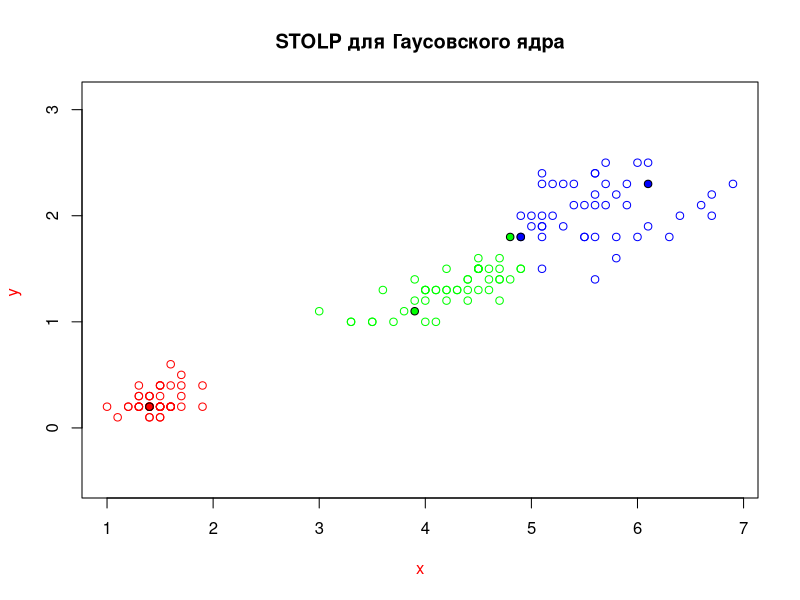
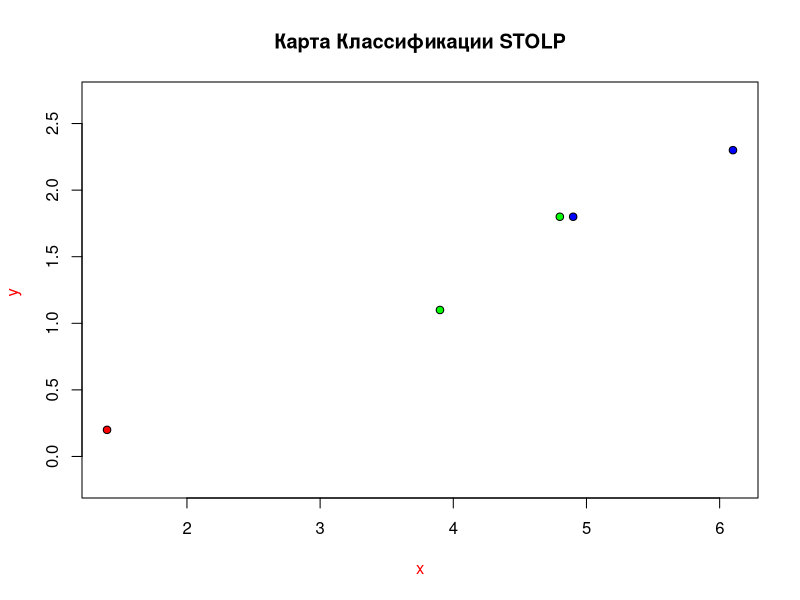

Write the R code that produced these figures, in order. (Note: a time limit stopped this script after it produced the figures.)
# your code goes here
euclideanDistance <- function(u, v)
{
	return (sqrt(sum((u - v)^2)))
}
gaus <- function(r){
	return (((2*pi)^(-1/2)) * exp(-1/2*r^2))
}

parzen <- function(xl,y,h,map)
{
	n <- dim(xl)[1]
	weights = rep(0,3)
	names(weights) = c("setosa", "versicolor", "virginica")
	for(i in 1:n)
	{
	    x <- xl[i,1:2]
	    class <- xl[i,3]
	    r <- euclideanDistance(x,y)/h
	    weights[class] <- gaus(r)+weights[class]
	}
	class <- names(which.max(weights))
	if(max(weights)==0){
    	if(map==TRUE)
    		return("silver") 
    	else
    		return(0)
	}
	else{
    	if(map==TRUE)
    		return(class) 
    	else
    		return(max(weights))
    
	}
}

margin <- function(xl,classes,z,class){

	class1 <- xl[which(classes==class), ]
	class2 <- xl[which(classes!=class), ]
	margin <- parzen(class1,z[1:2],1,FALSE) - parzen(class2,z[1:2],1,FALSE)
	
	return(margin)
  
}

stolp <- function(xl, classes,errors) {

	n <- length(classes)
	margins <- rep(0, n)
	for (i in 1:n){
		margins[i] <- margin(xl, classes, xl[i,], classes[i])
	}
	
	wrong <- which(margins < 0)
	pointsWE <- xl[-wrong,]
	classes <- classes[-wrong]
	n <- n - length(wrong)
	etalone <- data.frame()
	  
	for (class in unique(classes)) {
		print(class)
		ind <- which(class == classes )
	    margins <- sapply(ind, function(i) margin(pointsWE, classes, pointsWE[i,], class))
	    max_marg <- ind[which.max(margins)]
	    etalone <- rbind(etalone, pointsWE[max_marg,])
	    pointsWE <- pointsWE[-max_marg,]
	    classes <- classes[-max_marg]
	    n <- n-1
	}
	names(etalone) <- names(xl)
	while(n!=length(etalone)){
	    count <- 0
	    margins <- c()
	    index <- c()
	    for(i in 1:n)
	    {
	    	m <- margin(etalone, etalone[,3], pointsWE[i,], classes[i])
	    	if(m<=0){
	        	count <- count+1;
	        	margins <- c(margins, m)
	        	index <- c(index,i)
	    	}
	    }
	    print(count)
	    
	    if( count < errors )
	    {
	    	plot(pointsWE[,1:2],col = colors[classes], pch = 21, asp = 1,
	           main = "STOLP для Гаусовского ядра", ylab = "y ", xlab = "x", col.lab = "red")
	    	points(etalone[,1:2], bg = colors[etalone[,3]], pch = 21)
	    	print(etalone)
	    	break;
	    }
	 
	    min_marg <- index[which.min(margins)]
	    etalone <- rbind(etalone, pointsWE[min_marg,])
	    pointsWE <- pointsWE[-min_marg,]
	    classes <- classes[-min_marg]
	    n <- n - 1
	    
	    }
        return(etalone)
}
colors <- c("setosa" = "red", "versicolor" = "green", "virginica" = "blue","grey"="grey")
xl <- iris[, 3:5] 
classes <- iris[, 5]
etalone=stolp(xl,classes,3)

plot(etalone[,1:2],bg = colors[etalone[,3]], pch = 21, asp = 1,
           main = "Карта Классификации STOLP", ylab = "y ", xlab = "x", col.lab = "red")
start <- Sys.time()
     
for(i in seq(0, 7, 0.1)){
	for(j in seq(-1,3.3,0.1)){
	    z <- c(i, j)
	    class <- parzen(xl,z,1,TRUE)
	    points(z[1], z[2], pch = 1,col=colors[class])
	}
}

print(Sys.time() - start)

start <- Sys.time()
     
for(i in seq(0, 7, 0.1)){
	for(j in seq(-1,3.3,0.1)){
	    z <- c(i, j)
	    class <- parzen(etalone[,1:2],z,1,TRUE)
	    points(z[1], z[2], pch = 1,col=colors[class])
	}
}

print(Sys.time() - start)

n <- length(classes)
margins <- rep(0, n)
for (i in 1:n){
	margins[i] <- margin(xl, classes, xl[i,], classes[i])
}
	
wrong <- which(margins < 0)
wrong_margin <- rep(0,length(wrong))
for (i in 1:length(wrong)){
	wrong_margin[i]=margins[wrong[i]]
}
  
wrong_margin = rev(sort(wrong_margin))
for (i in 2:length(wrong)){
    vibros<-0
    if(abs(wrong_margin[i]-wrong_margin[i-1])>1)
    {
    	vibros=i
    }
  }

plot(1:n, sort(margins), col="white", bg="blue",pch=20,
       main = "Отступы для Парзеновского окна",
       ylab = "Отступ ", xlab = "Данные", col.lab = "red")
m_sort <- sort(margins) 
violet = rgb(0.4, 0, 0.6)
require("plotrix")
col<-"black"
for( i in 1:149){
	#print(m_sort[i])
	if(m_sort[i]==wrong_margin[vibros] )
		color="red"
	if(m_sort[i]>=wrong_margin[vibros-1] & m_sort[i] < -0.2)
		color=adjustcolor(violet, alpha = 0.5)
	if(abs(m_sort[i])<=0.2)
		color="yellow"
	if(m_sort[i]<100 & m_sort[i]>0.2)
		color=adjustcolor("green", alpha = 0.3)
	if(m_sort[i]>=100)
		color="darkgreen"
	if(m_sort[i+1] > 13 & color!="darkgreen"){
		color="darkgreen"
		lines(x, y, lwd = 2, col = "darkgreen")
	}
	x=iris[1,3:4]
	x[1,1:2] <- c(i,i+1)
	y=iris[1,3:4]
	y[1,1:2] <- c(m_sort[i],m_sort[i+1])
	lines(x, y, lwd = 2, col = color)
	if(m_sort[i]<0 & m_sort[i+1]>0 & color!="yellow"){
		x[1,1:2] <- c(i,i+1)
		y[1,1:2] <- c(-0.2,0.2)
		lines(x, y, lwd = 2, col = "yellow")
	}
	
	if(col!=color){
		draw.circle(i,m_sort[i],1,30,border="black",col="black")
		col=color
	}
}
lines(c(1, n), c(0, 0), col = "grey", lwd = 2)
  
label = paste("   Ошибочный объект \n  Margin = ", round(wrong_margin[vibros-1],3), sep = "")
text(vibros-1, wrong_margin[vibros-1], labels = label, pos=4, col = "red")
  
label = paste("   Выброс \n  Margin = ", round(wrong_margin[vibros],3), sep = "")
text(vibros, wrong_margin[vibros]+0.2, labels = label, pos=4, col = "red")
  
  
  
  
  
  
